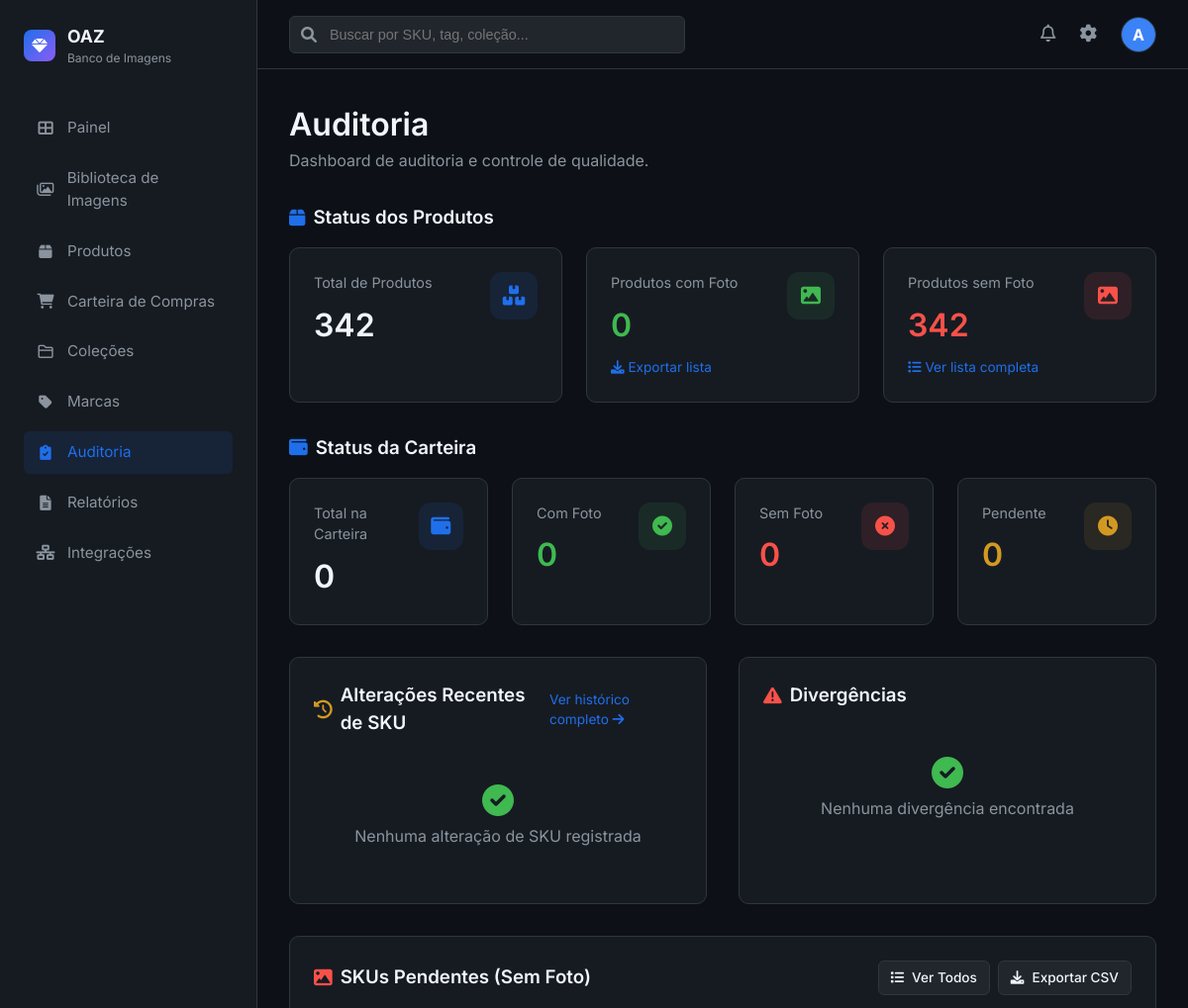
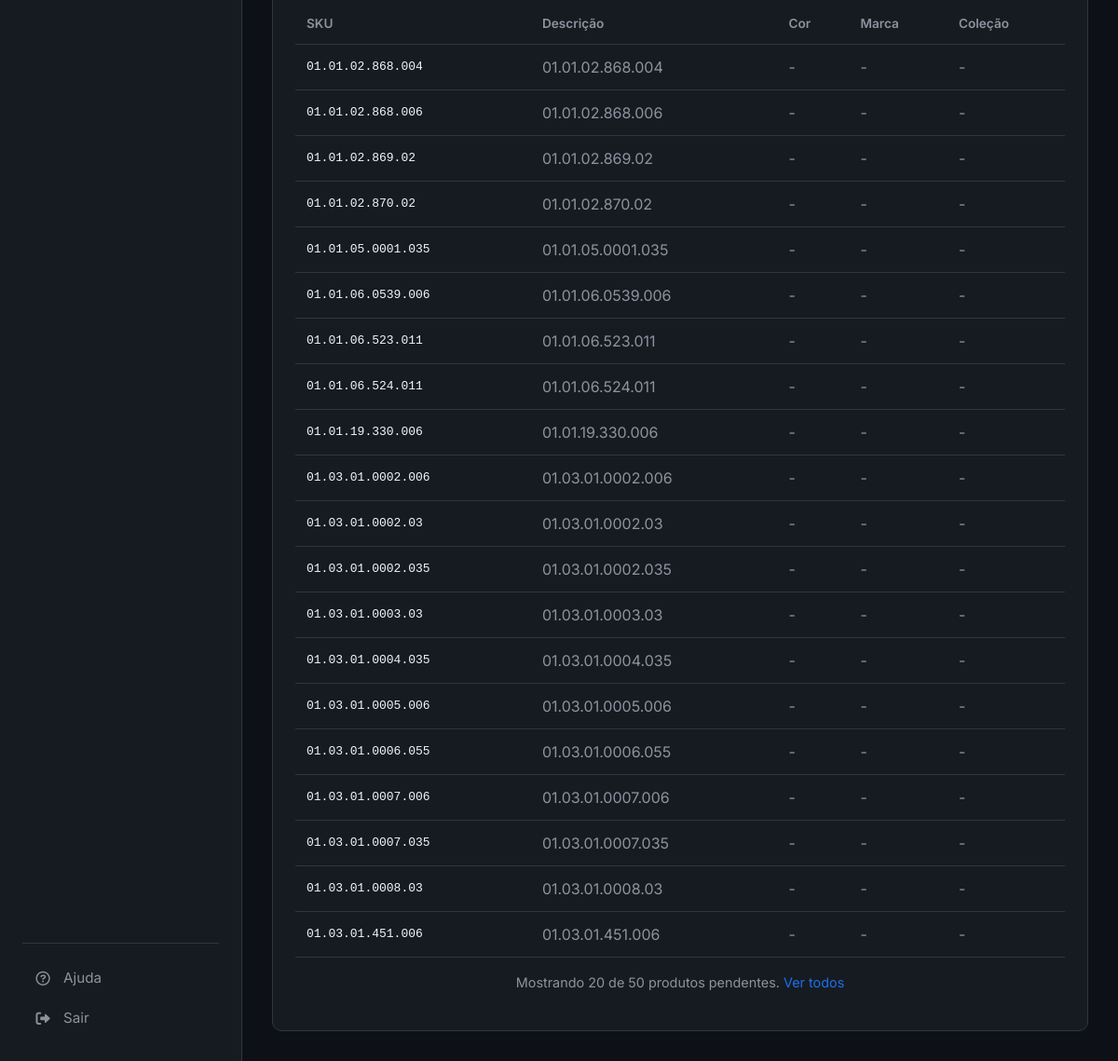
Page /auditoria (signed in) on the earlier database version (2 pictures, top to bottom).
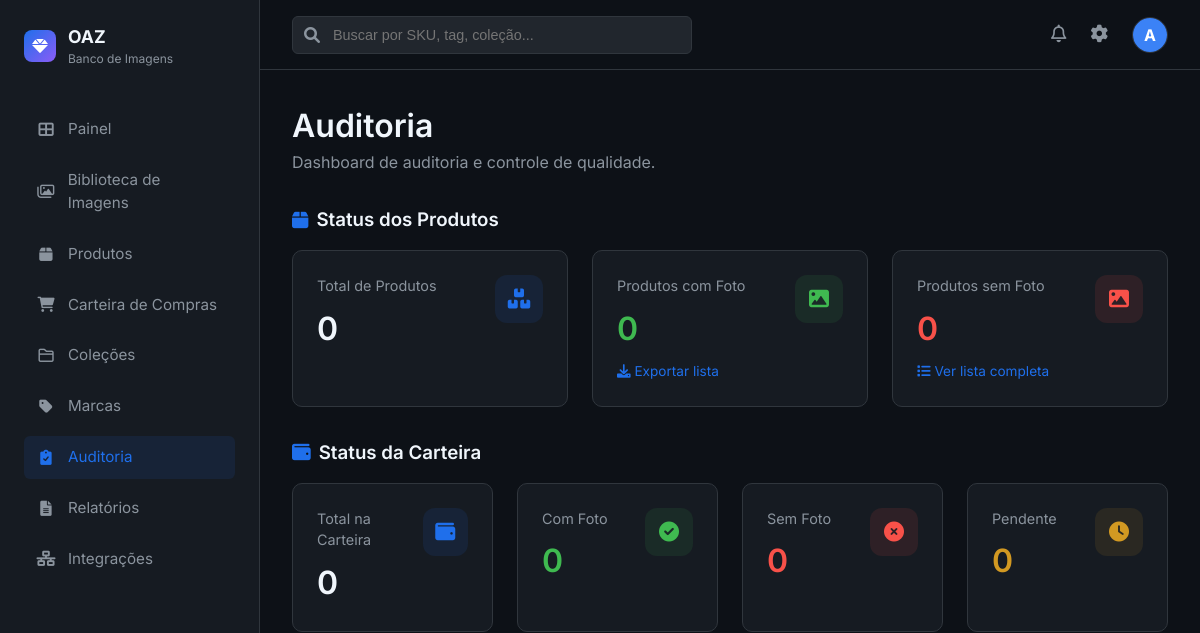
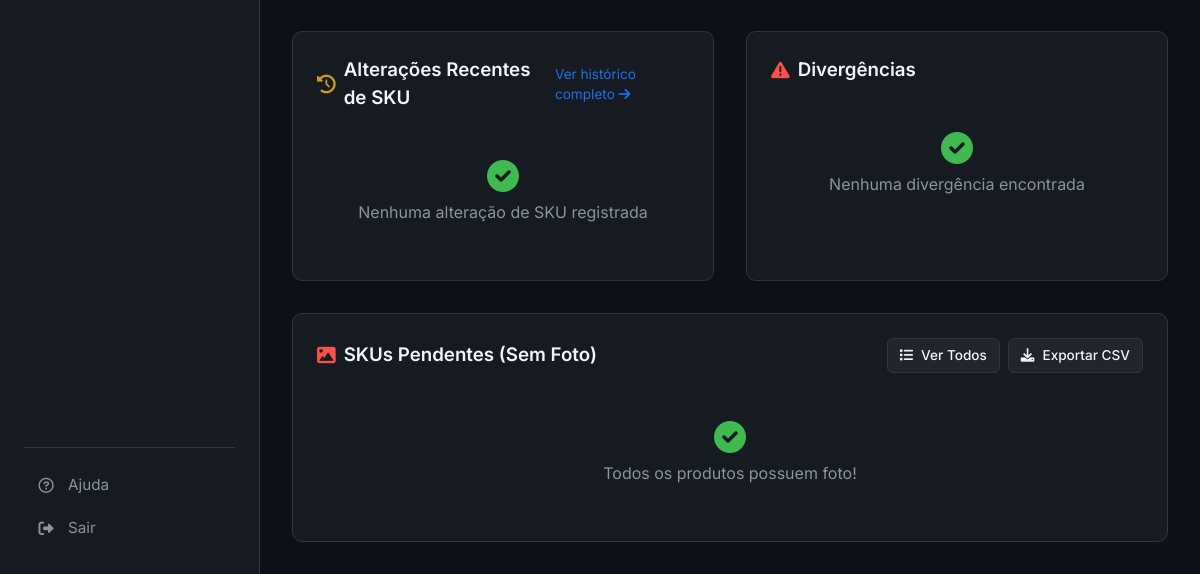
Same page on the later database version (2 pictures, top to bottom).
### app.py (models this page shows)
class Produto(db.Model):
    id = db.Column(db.Integer, primary_key=True)
    sku = db.Column(db.String(50), unique=True, nullable=False)
    descricao = db.Column(db.String(255), nullable=False)
    cor = db.Column(db.String(50))
    categoria = db.Column(db.String(100))
    atributos_tecnicos = db.Column(db.Text)  # JSON com atributos extras
    marca_id = db.Column(db.Integer, db.ForeignKey('brand.id'))
    colecao_id = db.Column(db.Integer, db.ForeignKey('collection.id'))
    created_at = db.Column(db.DateTime, default=datetime.utcnow)
    updated_at = db.Column(db.DateTime, default=datetime.utcnow, onupdate=datetime.utcnow)
    tem_foto = db.Column(db.Boolean, default=False)
    ativo = db.Column(db.Boolean, default=True)
    marca = db.relationship('Brand', backref='produtos')
    colecao = db.relationship('Collection', backref='produtos')
    imagens = db.relationship('ImagemProduto', backref='produto', lazy=True, cascade='all, delete-orphan')
    historico_skus = db.relationship('HistoricoSKU', backref='produto', lazy=True)

### app.py (the view, shortened to what this page needs)
@app.route('/auditoria')
@login_required
def auditoria():
    produtos_com_foto = Produto.query.filter_by(tem_foto=True, ativo=True).count()
    produtos_sem_foto = Produto.query.filter_by(tem_foto=False, ativo=True).count()
    total_produtos = Produto.query.filter_by(ativo=True).count()
    carteira_total = CarteiraCompras.query.count()
    carteira_com_foto = CarteiraCompras.query.filter_by(status_foto='Com Foto').count()
    carteira_sem_foto = CarteiraCompras.query.filter_by(status_foto='Sem Foto').count()
    carteira_pendente = CarteiraCompras.query.filter_by(status_foto='Pendente').count()
    alteracoes_sku = HistoricoSKU.query.order_by(HistoricoSKU.data_alteracao.desc()).limit(20).all()
    total_alteracoes = HistoricoSKU.query.count()
    divergencias = []
    skus_pendentes = Produto.query.filter_by(tem_foto=False, ativo=True).order_by(Produto.sku).limit(50).all()
    return render_template('auditoria/index.html',
                          produtos_com_foto=produtos_com_foto,
                          produtos_sem_foto=produtos_sem_foto,
                          total_produtos=total_produtos,
                          carteira_total=carteira_total,
                          carteira_com_foto=carteira_com_foto,
                          carteira_sem_foto=carteira_sem_foto,
                          carteira_pendente=carteira_pendente,
                          alteracoes_sku=alteracoes_sku,
                          total_alteracoes=total_alteracoes,
                          divergencias=divergencias,
                          skus_pendentes=skus_pendentes)

### app.py (called while the page is built)
@login_manager.user_loader
def load_user(user_id):
    return User.query.get(int(user_id))

### templates/auditoria/index.html (shortened to what the changed rows need)
{% extends "base.html" %}
{% block content %}
<div style="margin-bottom: 2rem;">
    <h1>Auditoria</h1>
</div>
<div class="dashboard-stats" style="grid-template-columns: repeat(3, 1fr); margin-bottom: 2rem;">
    <div class="stat-card">
        <div style="display: flex; justify-content: space-between; align-items: flex-start;">
            <div>
                <p style="color: var(--text-secondary); font-size: 0.9rem; margin-bottom: 0.5rem;">Total de Produtos</p>
                <h2 style="font-size: 2rem; font-weight: 600;">{{ total_produtos }}</h2>
            </div>
        </div>
    </div>
    <div class="stat-card">
        <div style="display: flex; justify-content: space-between; align-items: flex-start;">
            <div>
                <h2 style="font-size: 2rem; font-weight: 600; color: #3fb950;">{{ produtos_com_foto }}</h2>
            </div>
        </div>
    </div>
    <div class="stat-card">
        <div style="display: flex; justify-content: space-between; align-items: flex-start;">
            <div>
                <p style="color: var(--text-secondary); font-size: 0.9rem; margin-bottom: 0.5rem;">Produtos sem Foto</p>
                <h2 style="font-size: 2rem; font-weight: 600; color: #f85149;">{{ produtos_sem_foto }}</h2>
            </div>
        </div>
    </div>
</div>
<div class="dashboard-stats" style="margin-bottom: 2rem;">
    <div class="stat-card">
        <div style="display: flex; justify-content: space-between; align-items: flex-start;">
            <div>
                <h2 style="font-size: 2rem; font-weight: 600;">{{ carteira_total }}</h2>
            </div>
        </div>
    </div>
    <div class="stat-card">
        <div style="display: flex; justify-content: space-between; align-items: flex-start;">
            <div>
                <h2 style="font-size: 2rem; font-weight: 600; color: #3fb950;">{{ carteira_com_foto }}</h2>
            </div>
        </div>
    </div>
    <div class="stat-card">
        <div style="display: flex; justify-content: space-between; align-items: flex-start;">
            <div>
                <h2 style="font-size: 2rem; font-weight: 600; color: #f85149;">{{ carteira_sem_foto }}</h2>
            </div>
        </div>
    </div>
    <div class="stat-card">
        <div style="display: flex; justify-content: space-between; align-items: flex-start;">
            <div>
                <h2 style="font-size: 2rem; font-weight: 600; color: #d29922;">{{ carteira_pendente }}</h2>
            </div>
        </div>
    </div>
</div>
<div class="stat-card" style="margin-top: 2rem;">
    <div style="display: flex; justify-content: space-between; align-items: center; margin-bottom: 1rem;">
        <h3 style="display: flex; align-items: center; gap: 0.5rem;">
        </h3>
        <div style="display: flex; gap: 0.5rem;">
        </div>
    </div>
    {% if skus_pendentes %}
    <table style="width: 100%; border-collapse: collapse;">
        <thead>
            <tr style="border-bottom: 1px solid var(--border-color);">
                <th style="padding: 0.75rem; text-align: left; font-weight: 600; font-size: 0.85rem; color: var(--text-secondary);">SKU</th>
                <th style="padding: 0.75rem; text-align: left; font-weight: 600; font-size: 0.85rem; color: var(--text-secondary);">Descrição</th>
                <th style="padding: 0.75rem; text-align: left; font-weight: 600; font-size: 0.85rem; color: var(--text-secondary);">Cor</th>
                <th style="padding: 0.75rem; text-align: left; font-weight: 600; font-size: 0.85rem; color: var(--text-secondary);">Marca</th>
                <th style="padding: 0.75rem; text-align: left; font-weight: 600; font-size: 0.85rem; color: var(--text-secondary);">Coleção</th>
            </tr>
        </thead>
        <tbody>
            {% for produto in skus_pendentes[:20] %}
            <tr style="border-bottom: 1px solid var(--border-color);">
                <td style="padding: 0.75rem; font-weight: 500; font-family: monospace;">{{ produto.sku }}</td>
                <td style="padding: 0.75rem; color: var(--text-secondary);">{{ produto.descricao or '-' }}</td>
                <td style="padding: 0.75rem; color: var(--text-secondary);">{{ produto.cor or '-' }}</td>
                <td style="padding: 0.75rem; color: var(--text-secondary);">{{ produto.marca.name if produto.marca else '-' }}</td>
                <td style="padding: 0.75rem; color: var(--text-secondary);">{{ produto.colecao.name if produto.colecao else '-' }}</td>
            </tr>
            {% endfor %}
        </tbody>
    </table>
    {% if skus_pendentes|length > 20 %}
    <div style="text-align: center; padding: 1rem; color: var(--text-secondary); font-size: 0.9rem;">
        Mostrando 20 de {{ skus_pendentes|length }} produtos pendentes. <a href="{{ url_for('skus_pendentes') }}" style="color: var(--accent-blue);">Ver todos</a>
    </div>
    {% endif %}
    {% else %}
    <div style="text-align: center; padding: 2rem; color: var(--text-secondary);">
        <i class="fas fa-check-circle" style="font-size: 2rem; margin-bottom: 0.5rem; color: #3fb950;"></i>
        <p>Todos os produtos possuem foto!</p>
    </div>
    {% endif %}
</div>
{% endblock %}

Differences in the rows shown:
no longer on this page (row edited): Produto: sku "01.01.02.868.004", descricao "01.01.02.868.004", cor "-", marca "-", colecao "-"
no longer on this page (row edited): Produto: sku "01.01.02.868.006", descricao "01.01.02.868.006", cor "-", marca "-", colecao "-"
no longer on this page (row edited): Produto: sku "01.01.02.869.02", descricao "01.01.02.869.02", cor "-", marca "-", colecao "-"
no longer on this page (row edited): Produto: sku "01.01.02.870.02", descricao "01.01.02.870.02", cor "-", marca "-", colecao "-"
no longer on this page (row edited): Produto: sku "01.01.05.0001.035", descricao "01.01.05.0001.035", cor "-", marca "-", colecao "-"
no longer on this page (row edited): Produto: sku "01.01.06.0539.006", descricao "01.01.06.0539.006", cor "-", marca "-", colecao "-"
no longer on this page (row edited): Produto: sku "01.01.06.523.011", descricao "01.01.06.523.011", cor "-", marca "-", colecao "-"
no longer on this page (row edited): Produto: sku "01.01.06.524.011", descricao "01.01.06.524.011", cor "-", marca "-", colecao "-"
no longer on this page (row edited): Produto: sku "01.01.19.330.006", descricao "01.01.19.330.006", cor "-", marca "-", colecao "-"
no longer on this page (row edited): Produto: sku "01.03.01.0002.006", descricao "01.03.01.0002.006", cor "-", marca "-", colecao "-"
no longer on this page (row edited): Produto: sku "01.03.01.0002.03", descricao "01.03.01.0002.03", cor "-", marca "-", colecao "-"
no longer on this page (row edited): Produto: sku "01.03.01.0002.035", descricao "01.03.01.0002.035", cor "-", marca "-", colecao "-"
no longer on this page (row edited): Produto: sku "01.03.01.0003.03", descricao "01.03.01.0003.03", cor "-", marca "-", colecao "-"
no longer on this page (row edited): Produto: sku "01.03.01.0004.035", descricao "01.03.01.0004.035", cor "-", marca "-", colecao "-"
no longer on this page (row edited): Produto: sku "01.03.01.0005.006", descricao "01.03.01.0005.006", cor "-", marca "-", colecao "-"
no longer on this page (row edited): Produto: sku "01.03.01.0006.055", descricao "01.03.01.0006.055", cor "-", marca "-", colecao "-"
no longer on this page (row edited): Produto: sku "01.03.01.0007.006", descricao "01.03.01.0007.006", cor "-", marca "-", colecao "-"
no longer on this page (row edited): Produto: sku "01.03.01.0007.035", descricao "01.03.01.0007.035", cor "-", marca "-", colecao "-"
no longer on this page (row edited): Produto: sku "01.03.01.0008.03", descricao "01.03.01.0008.03", cor "-", marca "-", colecao "-"
no longer on this page (row edited): Produto: sku "01.03.01.451.006", descricao "01.03.01.451.006", cor "-", marca "-", colecao "-"
Other differences:
{{ total_produtos }}: "342" → "0"
{{ produtos_sem_foto }}: "342" → "0"
{{ skus_pendentes|length }}: "50" → (not shown)
text no longer shown: "SKU Descrição Cor Marca Coleção Mostrando 20 de produtos pendentes. Ver todos"
text now shown: "Todos os produtos possuem foto!"
